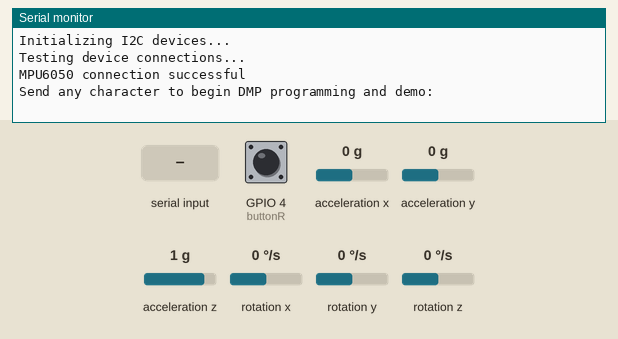
Recording of a sketch running on a simulated ESP32. Parts: the last lines printed to the serial monitor. The inputs (shaded band) are chosen by the test bench; at power-on: acceleration x 0 g, acceleration y 0 g, acceleration z 1 g, rotation z 0 °/s, GPIO 4 (buttonR) HIGH, rotation x 0 °/s, rotation y 0 °/s. USB keyboard and mouse output is not drawn.

Above: at 0.8 s.
0.9 s: "1" received over Serial
At 1.3 s:
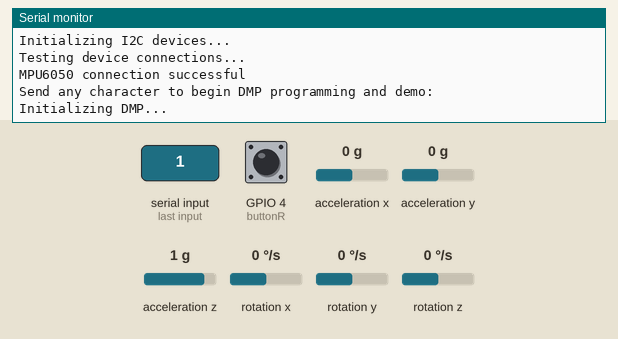
2.9 s: acceleration x set to -1.4 g
At 2.96 s:
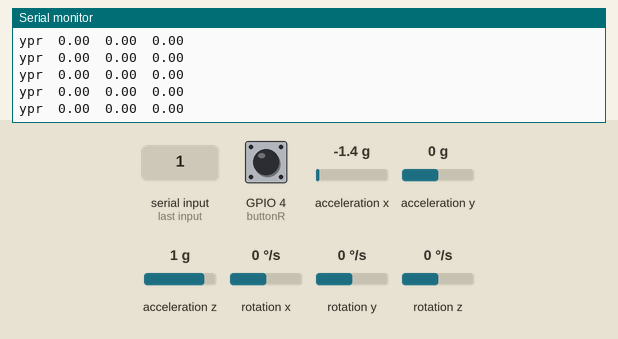
4.4 s: acceleration y set to -1.4 g
At 4.4 s:
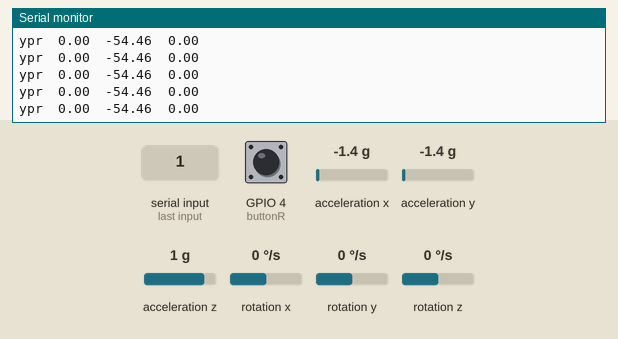
5.9 s: acceleration z set to -1.4 g
At 5.95 s:
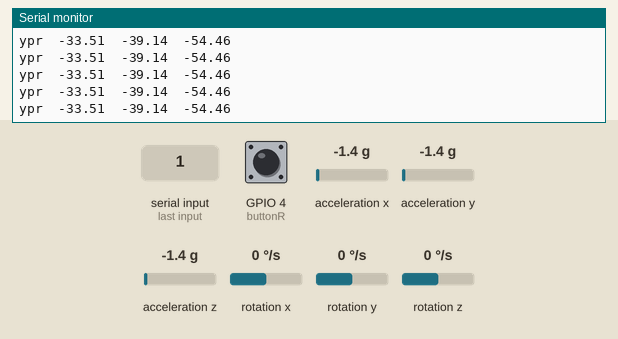
7.4 s: rotation z set to -192 °/s
At 7.4 s:
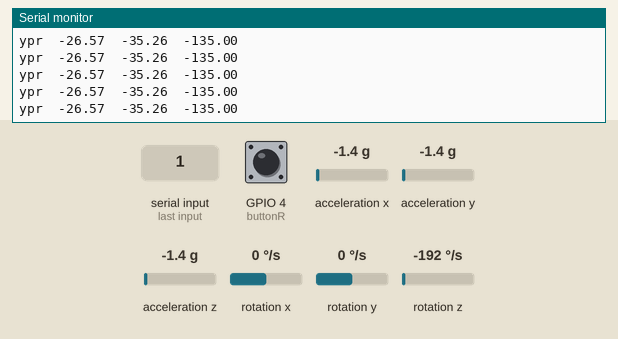
8.9 s: GPIO 4 (buttonR) pulled LOW for 0.15 s
At 9.27 s:
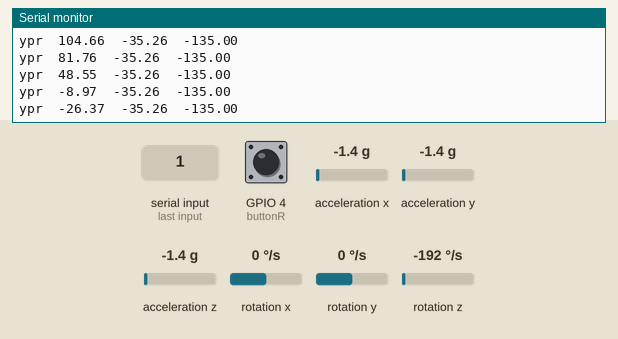
Timing chart, 0 to 11.5 s (numbered marks = the images above; inputs shaded):
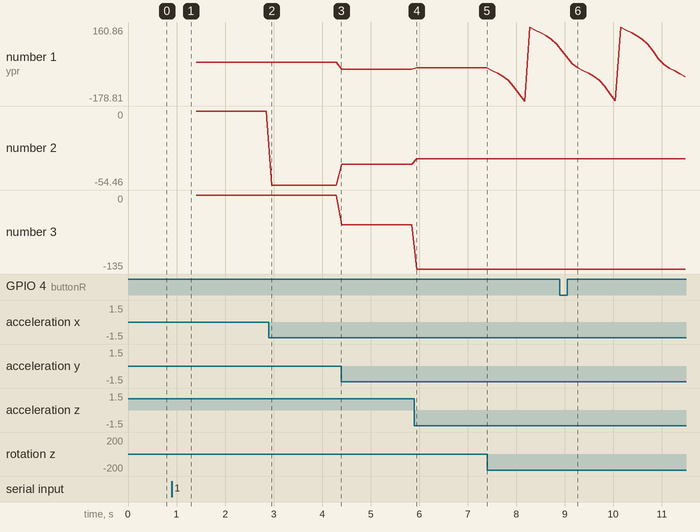

Measured:
- after the input at 0.9 s, the serial monitor: prints a new line at once (image 1)
- after the input at 8.9 s, the serial monitor: prints a new line after 0.26 s (image 6)
- plotted number 1: 0 → -33.51 after the input at 4.4 s, -33.51 → -26.57 after the input at 5.9 s, -26.57 → 81.76 after the input at 7.4 s, 81.76 → -67.28 after the input at 8.9 s
- plotted number 2: 0 → -54.46 after the input at 2.9 s, -54.46 → -39.14 after the input at 4.4 s, -39.14 → -35.26 after the input at 5.9 s
- plotted number 3: -54.46 → -135 after the input at 5.9 s

The sketch:

MouseButtons.ino
```cpp
#include "I2Cdev.h"
#include <Wire.h>

#include <BleMouse.h>
#include "MPU6050_6Axis_MotionApps20.h"


#if I2CDEV_IMPLEMENTATION == I2CDEV_ARDUINO_WIRE
    #include "Wire.h"
#endif

#define OUTPUT_READABLE_YAWPITCHROLL

#define INTERRUPT_PIN 2

// MPU control/status vars
bool dmpReady = false;  // set true if DMP init was successful
uint8_t mpuIntStatus;   // holds actual interrupt status byte from MPU
uint8_t devStatus;      // return status after each device operation (0 = success, !0 = error)
uint16_t packetSize;    // expected DMP packet size (default is 42 bytes)
uint16_t fifoCount;     // count of all bytes currently in FIFO
uint8_t fifoBuffer[64]; // FIFO storage buffer

// orientation/motion vars
Quaternion q;           // [w, x, y, z]         quaternion container
VectorInt16 aa;         // [x, y, z]            accel sensor measurements
VectorInt16 aaReal;     // [x, y, z]            gravity-free accel sensor measurements
VectorInt16 aaWorld;    // [x, y, z]            world-frame accel sensor measurements
VectorFloat gravity;    // [x, y, z]            gravity vector
float euler[3];         // [psi, theta, phi]    Euler angle container
float ypr[3];           // [yaw, pitch, roll]   yaw/pitch/roll container and gravity vector

BleMouse bleMouse;
MPU6050 mpu;
int16_t ax, ay, az, gx, gy, gz;
int vx, vy;
int buttonL = 0; // IO0 button
int buttonR = 4;
int buttonLstate = HIGH;
int buttonRstate = HIGH;

/*volatile bool mpuInterrupt = false;     // indicates whether MPU interrupt pin has gone high
void dmpDataReady() {
    mpuInterrupt = true;
}*/

void setup() {
  Serial.begin(115200);
  Wire.begin();
  pinMode(buttonL, INPUT_PULLUP);
  pinMode(buttonR, INPUT_PULLUP);

  /*Serial.print("MPU6050 initializing");
  mpu.initialize();*/
  /*while (!mpu.testConnection()) { Serial.print("."); }
  Serial.println();
  Serial.println("BLE Mouse starting !");*/
  bleMouse.begin();
      // join I2C bus (I2Cdev library doesn't do this automatically)
    #if I2CDEV_IMPLEMENTATION == I2CDEV_ARDUINO_WIRE
        Wire.begin();
        Wire.setClock(400000); // 400kHz I2C clock. Comment this line if having compilation difficulties
    #elif I2CDEV_IMPLEMENTATION == I2CDEV_BUILTIN_FASTWIRE
        Fastwire::setup(400, true);
    #endif


   /* Serial.begin(115200);
    while (!Serial); */


    Serial.println(F("Initializing I2C devices..."));
    mpu.initialize();

    // verify connection
    Serial.println(F("Testing device connections..."));
    Serial.println(mpu.testConnection() ? F("MPU6050 connection successful") : F("MPU6050 connection failed"));

    // wait for ready
    Serial.println(F("\nSend any character to begin DMP programming and demo: "));
    while (Serial.available() && Serial.read()); // empty buffer
    while (!Serial.available());                 // wait for data
    while (Serial.available() && Serial.read()); // empty buffer again

    // load and configure the DMP
    Serial.println(F("Initializing DMP..."));
    devStatus = mpu.dmpInitialize();

    // supply your own gyro offsets here, scaled for min sensitivity
    mpu.setXGyroOffset(220);
    mpu.setYGyroOffset(76);
    mpu.setZGyroOffset(-85);
    mpu.setZAccelOffset(1788); // 1688 factory default for my test chip

    // make sure it worked (returns 0 if so)
    if (devStatus == 0) {
        // Calibration Time: generate offsets and calibrate our MPU6050
        mpu.CalibrateAccel(6);
        mpu.CalibrateGyro(6);
        mpu.PrintActiveOffsets();
        // turn on the DMP, now that it's ready
        Serial.println(F("Enabling DMP..."));
        mpu.setDMPEnabled(true);

        // enable Arduino interrupt detection
        /*Serial.print(F("Enabling interrupt detection (Arduino external interrupt "));
        Serial.print(digitalPinToInterrupt(INTERRUPT_PIN));
        Serial.println(F(")..."));
        attachInterrupt(digitalPinToInterrupt(INTERRUPT_PIN), dmpDataReady, RISING);
        mpuIntStatus = mpu.getIntStatus();*/

        // set our DMP Ready flag so the main loop() function knows it's okay to use it
        Serial.println(F("DMP ready! Waiting for first interrupt..."));
        dmpReady = true;

        // get expected DMP packet size for later comparison
        packetSize = mpu.dmpGetFIFOPacketSize();
    } else {
        // ERROR!
        // 1 = initial memory load failed
        // 2 = DMP configuration updates failed
        // (if it's going to break, usually the code will be 1)
        Serial.print(F("DMP Initialization failed (code "));
        Serial.print(devStatus);
        Serial.println(F(")"));
    }

}

void loop() {
  mpu.getMotion6(&ax, &ay, &az, &gx, &gy, &gz);
  vx =  (gx+15)/150;
  vy = -(gy-100)/150;

  /*Serial.print("gx = ");   Serial.print(gx);
  Serial.print(", gy = "); Serial.print(gy);
  Serial.print("\t");
  Serial.print("X = ");    Serial.print(vx);
  Serial.print(", Y = ");  Serial.println(vy);*/

 if (mpu.dmpGetCurrentFIFOPacket(fifoBuffer)) {
    mpu.dmpGetQuaternion(&q, fifoBuffer);
    mpu.dmpGetGravity(&gravity, &q);
    mpu.dmpGetYawPitchRoll(ypr, &q, &gravity);
    Serial.print("ypr\t");
    Serial.print(ypr[0] * 180/M_PI);
    Serial.print("\t");
    Serial.print(ypr[1] * 180/M_PI);
    Serial.print("\t");
    Serial.println(ypr[2] * 180/M_PI);
 }
  bleMouse.move(ypr[0],ypr[1],ypr[2]);

  buttonLstate = digitalRead(buttonL);
  buttonRstate = digitalRead(buttonR);

  if (buttonLstate == LOW) { // press button to Ground
    bleMouse.click(MOUSE_LEFT);
    delay(100);
  }
  else if(buttonRstate == LOW) { // press button to Ground
    bleMouse.click(MOUSE_RIGHT);
    delay(100);
  }
  delay(100);
}
```
